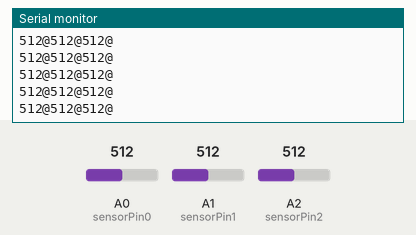
Simulated run of this sketch. Board: Arduino Uno, built with avr-gcc and run on an emulated ATmega328P. Shown: the last lines printed to the serial monitor. The inputs (shaded band) are chosen by the test bench; at power-on: A0 (sensorPin0) = 512, A1 (sensorPin1) = 512, A2 (sensorPin2) = 512.

Above: at 1.2 s.
1.3 s: A0 (sensorPin0) set to 716
At 1.56 s:
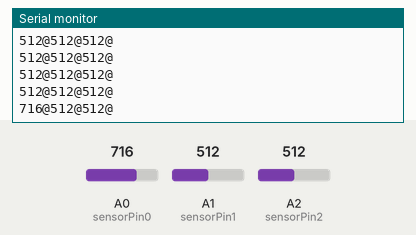
2.8 s: A1 (sensorPin1) set to 716
At 2.97 s:
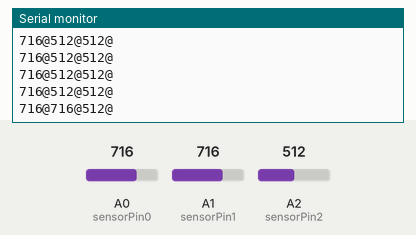
4.3 s: A2 (sensorPin2) set to 716
At 4.37 s:
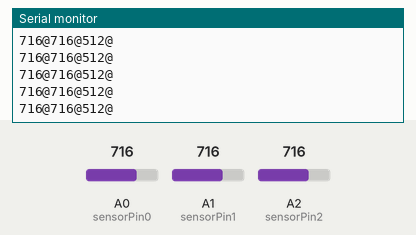
5.8 s: A0 (sensorPin0) set to 900
At 5.98 s:
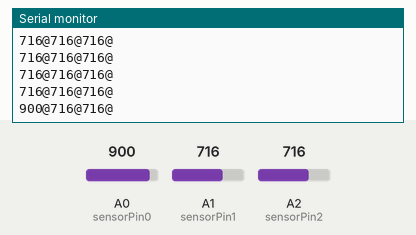
7.3 s: A1 (sensorPin1) set to 900
At 7.39 s:
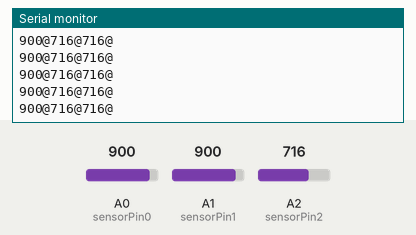
8.8 s: A2 (sensorPin2) set to 900
At 8.99 s:
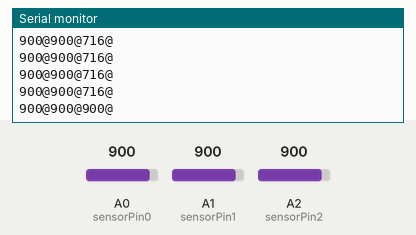
Timing chart, 0 to 11.3 s (numbered marks = the images above; inputs shaded):
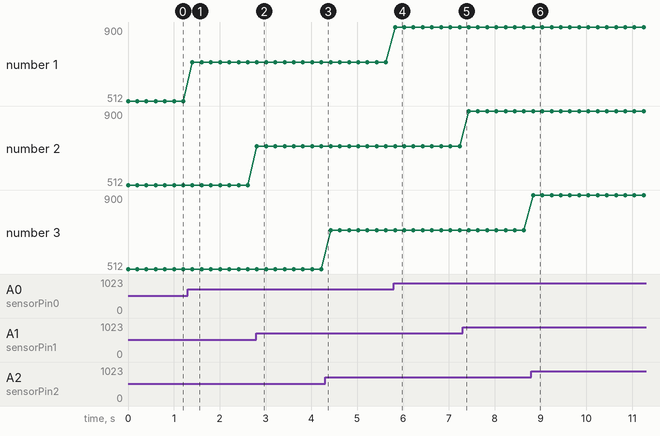

The sketch:

Practica4_ArduinoPythonGUI_ReadWrite_ListWidget_Boton.py.ino
```cpp
const int sensorPin0 = A0;
const int sensorPin1 = A1;
const int sensorPin2 = A2;
void setup() {
  // put your setup code here, to run once:
  Serial.begin(9600);
}

void loop() {
  // put your main code here, to run repeatedly:
  int valorSensor0 = analogRead(sensorPin0);
  int valorSensor1 = analogRead(sensorPin1);
  int valorSensor2 = analogRead(sensorPin2);

  String dataString = String(valorSensor0) + '@' + String(valorSensor1) + '@' + String(valorSensor2) + '@';

  Serial.println(dataString);

  delay(200);
}
```

Measured:
- after the input at 1.3 s, the serial monitor: prints a new line after 0.11 s (image 1)
- after the input at 2.8 s, the serial monitor: prints a new line at once (image 2)
- after the input at 5.8 s, the serial monitor: prints a new line at once (image 4)
- after the input at 8.8 s, the serial monitor: prints a new line at once (image 6)
- plotted number 1: 512 → 716 after the input at 1.3 s, 716 → 900 after the input at 5.8 s
